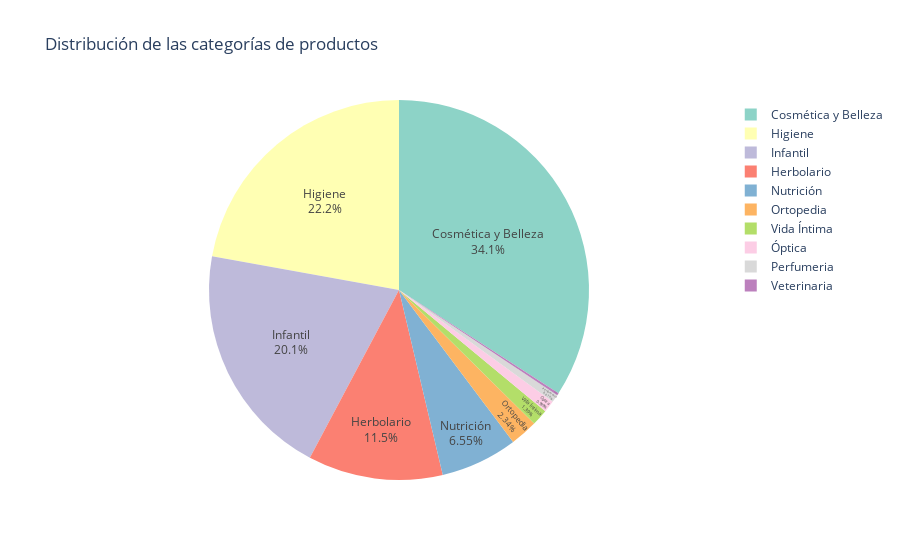

The cell this chart's notebook holds for it:
### Markdown cell above
Como ya vimos en la descripción general del *dataset*, tan solo existen **10** categorías entre las que se reparten el catálogo de productos.

### Code cell
df_categories = df_products["analytic_category"].value_counts().reset_index()
df_categories.columns = ['analytic_category', 'count']
df_categories

fig = px.pie(df_categories, values='count', names='analytic_category', title='Distribución de las categorías de productos',color_discrete_sequence=px.colors.qualitative.Set3)
fig.update_traces(textposition='inside', textinfo='percent+label')
fig.show()

### Figure 1 — Plotly figure (JSON) as saved in the notebook; plotly's stock layout.template omitted (floating-point values rounded to 4 significant figures)
{"data": [{"domain": {"x": [0, 1], "y": [0, 1]}, "hovertemplate": "analytic_category=%{label}<br>count=%{value}<extra></extra>", "labels": ["Cosmética y Belleza", "Higiene", "Infantil", "Herbolario", "Nutrición", "Ortopedia", "Vida Íntima", "Óptica", "Perfumeria", "Veterinaria"], "legendgroup": "", "name": "", "showlegend": true, "textinfo": "percent+label", "textposition": "inside", "type": "pie", "values": [8336, 5410, 4901, 2801, 1600, 572, 340, 244, 165, 47]}], "layout": {"legend": {"tracegroupgap": 0}, "piecolorway": ["rgb(141,211,199)", "rgb(255,255,179)", "rgb(190,186,218)", "rgb(251,128,114)", "rgb(128,177,211)", "rgb(253,180,98)", "rgb(179,222,105)", "rgb(252,205,229)", "rgb(217,217,217)", "rgb(188,128,189)", "rgb(204,235,197)", "rgb(255,237,111)"], "title": {"text": "Distribución de las categorías de productos"}}}
